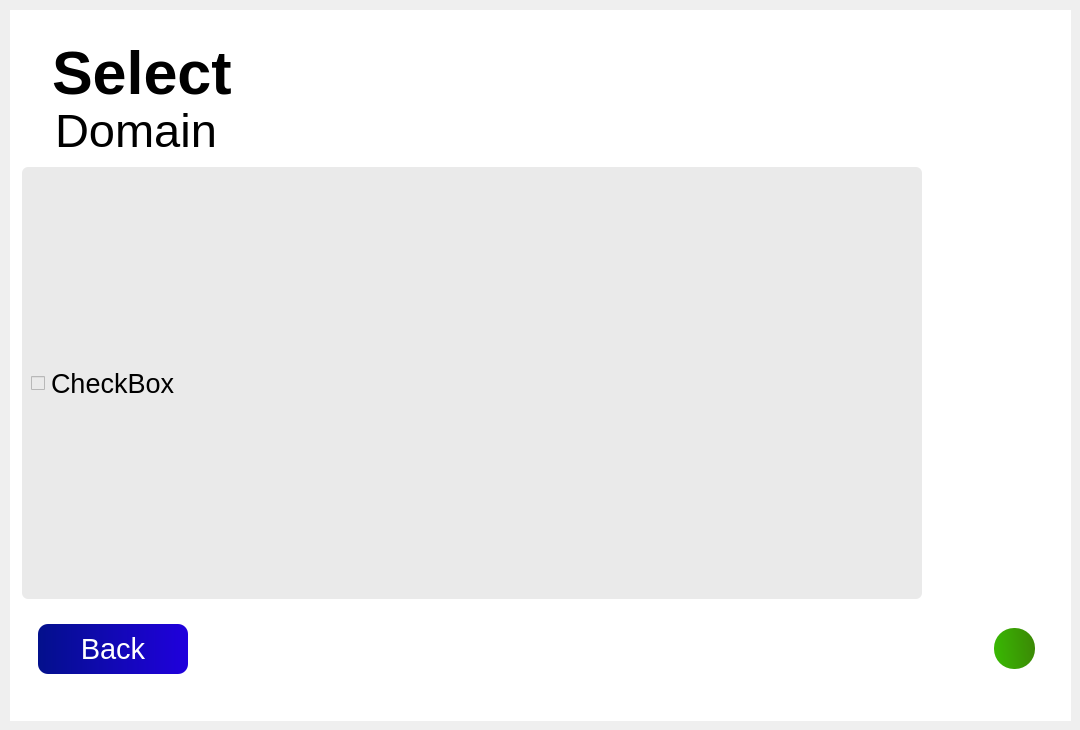
         <widget class="QWidget" name="page_9">
          <widget class="QFrame" name="frame_65">
           <property name="geometry">
            <rect>
             <x>10</x>
             <y>10</y>
             <width>1061</width>
             <height>711</height>
            </rect>
           </property>
           <property name="minimumSize">
            <size>
             <width>400</width>
             <height>400</height>
            </size>
           </property>
           <property name="styleSheet">
            <string notr="true">background-color: rgb(255, 255, 255);</string>
           </property>
           <property name="frameShape">
            <enum>QFrame::NoFrame</enum>
           </property>
           <property name="frameShadow">
            <enum>QFrame::Raised</enum>
           </property>
           <widget class="QFrame" name="frame_68">
            <property name="geometry">
             <rect>
              <x>12</x>
              <y>38</y>
              <width>219</width>
              <height>52</height>
             </rect>
            </property>
            <property name="minimumSize">
             <size>
              <width>59</width>
              <height>52</height>
             </size>
            </property>
            <property name="maximumSize">
             <size>
              <width>219</width>
              <height>0</height>
             </size>
            </property>
            <property name="styleSheet">
             <string notr="true">border:none;

</string>
            </property>
            <property name="frameShape">
             <enum>QFrame::StyledPanel</enum>
            </property>
            <property name="frameShadow">
             <enum>QFrame::Raised</enum>
            </property>
            <widget class="QLabel" name="label_25">
             <property name="geometry">
              <rect>
               <x>30</x>
               <y>-10</y>
               <width>300</width>
               <height>90</height>
              </rect>
             </property>
             <property name="minimumSize">
              <size>
               <width>300</width>
               <height>90</height>
              </size>
             </property>
             <property name="maximumSize">
              <size>
               <width>200</width>
               <height>88</height>
              </size>
             </property>
             <property name="font">
              <font>
               <pointsize>46</pointsize>
               <weight>75</weight>
               <bold>true</bold>
              </font>
             </property>
             <property name="text">
              <string>Select</string>
             </property>
             <property name="alignment">
              <set>Qt::AlignLeading|Qt::AlignLeft|Qt::AlignTop</set>
             </property>
            </widget>
           </widget>
           <widget class="QFrame" name="frame_69">
            <property name="geometry">
             <rect>
              <x>12</x>
              <y>85</y>
              <width>367</width>
              <height>61</height>
             </rect>
            </property>
            <property name="minimumSize">
             <size>
              <width>0</width>
              <height>61</height>
             </size>
            </property>
            <property name="maximumSize">
             <size>
              <width>367</width>
              <height>50</height>
             </size>
            </property>
            <property name="styleSheet">
             <string notr="true">border:none;</string>
            </property>
            <property name="frameShape">
             <enum>QFrame::StyledPanel</enum>
            </property>
            <property name="frameShadow">
             <enum>QFrame::Raised</enum>
            </property>
            <layout class="QHBoxLayout" name="horizontalLayout_8">
             <item>
              <widget class="QLabel" name="label_26">
               <property name="minimumSize">
                <size>
                 <width>0</width>
                 <height>26</height>
                </size>
               </property>
               <property name="maximumSize">
                <size>
                 <width>300</width>
                 <height>84</height>
                </size>
               </property>
               <property name="font">
                <font>
                 <pointsize>35</pointsize>
                </font>
               </property>
               <property name="text">
                <string>Domain</string>
               </property>
               <property name="alignment">
                <set>Qt::AlignLeading|Qt::AlignLeft|Qt::AlignTop</set>
               </property>
              </widget>
             </item>
            </layout>
           </widget>
           <widget class="QFrame" name="frame_70">
            <property name="geometry">
             <rect>
              <x>12</x>
              <y>157</y>
              <width>900</width>
              <height>432</height>
             </rect>
            </property>
            <property name="minimumSize">
             <size>
              <width>900</width>
              <height>432</height>
             </size>
            </property>
            <property name="styleSheet">
             <string notr="true">background-color: rgb(235, 235, 235);
border-radius:6px;
background-color: rgb(234, 234, 234);</string>
            </property>
            <property name="frameShape">
             <enum>QFrame::StyledPanel</enum>
            </property>
            <property name="frameShadow">
             <enum>QFrame::Raised</enum>
            </property>
            <layout class="QHBoxLayout" name="horizontalLayout_37">
             <item>
              <widget class="QCheckBox" name="checkBox_3">
               <property name="font">
                <font>
                 <pointsize>20</pointsize>
                </font>
               </property>
               <property name="text">
                <string>CheckBox</string>
               </property>
              </widget>
             </item>
            </layout>
           </widget>
           <widget class="QFrame" name="frame_66">
            <property name="geometry">
             <rect>
              <x>10</x>
              <y>590</y>
              <width>1054</width>
              <height>98</height>
             </rect>
            </property>
            <property name="minimumSize">
             <size>
              <width>0</width>
              <height>60</height>
             </size>
            </property>
            <property name="styleSheet">
             <string notr="true">background-color: rgb(255, 255, 255);
border-radius:10px;</string>
            </property>
            <property name="frameShape">
             <enum>QFrame::StyledPanel</enum>
            </property>
            <property name="frameShadow">
             <enum>QFrame::Raised</enum>
            </property>
            <layout class="QHBoxLayout" name="horizontalLayout_38">
             <item alignment="Qt::AlignLeft">
              <widget class="QFrame" name="frame_67">
               <property name="frameShape">
                <enum>QFrame::StyledPanel</enum>
               </property>
               <property name="frameShadow">
                <enum>QFrame::Raised</enum>
               </property>
               <layout class="QVBoxLayout" name="verticalLayout_32">
                <item>
                 <widget class="QPushButton" name="pushButton_11">
                  <property name="minimumSize">
                   <size>
                    <width>150</width>
                    <height>50</height>
                   </size>
                  </property>
                  <property name="maximumSize">
                   <size>
                    <width>150</width>
                    <height>50</height>
                   </size>
                  </property>
                  <property name="font">
                   <font>
                    <pointsize>22</pointsize>
                   </font>
                  </property>
                  <property name="styleSheet">
                   <string notr="true">background-color: qlineargradient(spread:pad, x1:0, y1:0, x2:1, y2:0, stop:0 rgba(3, 16, 140, 255), stop:1 rgba(32, 0, 221, 255));
color: rgb(255, 255, 255);</string>
                  </property>
                  <property name="text">
                   <string>Back</string>
                  </property>
                 </widget>
                </item>
               </layout>
              </widget>
             </item>
             <item alignment="Qt::AlignRight">
              <widget class="QFrame" name="frame_71">
               <property name="minimumSize">
                <size>
                 <width>80</width>
                 <height>0</height>
                </size>
               </property>
               <property name="frameShape">
                <enum>QFrame::StyledPanel</enum>
               </property>
               <property name="frameShadow">
                <enum>QFrame::Raised</enum>
               </property>
               <layout class="QVBoxLayout" name="verticalLayout_33">
                <item>
                 <widget class="QPushButton" name="pushButton_12">
                  <property name="maximumSize">
                   <size>
                    <width>41</width>
                    <height>41</height>
                   </size>
                  </property>
                  <property name="styleSheet">
                   <string notr="true">background-color: qlineargradient(spread:pad, x1:0, y1:0.5625, x2:1, y2:0.443, stop:0 rgba(57, 184, 3, 255), stop:1 rgba(59, 137, 5, 255));
border-radius:20px;</string>
                  </property>
                  <property name="text">
                   <string/>
                  </property>
                 </widget>
                </item>
               </layout>
              </widget>
             </item>
            </layout>
           </widget>
          </widget>
         </widget>
